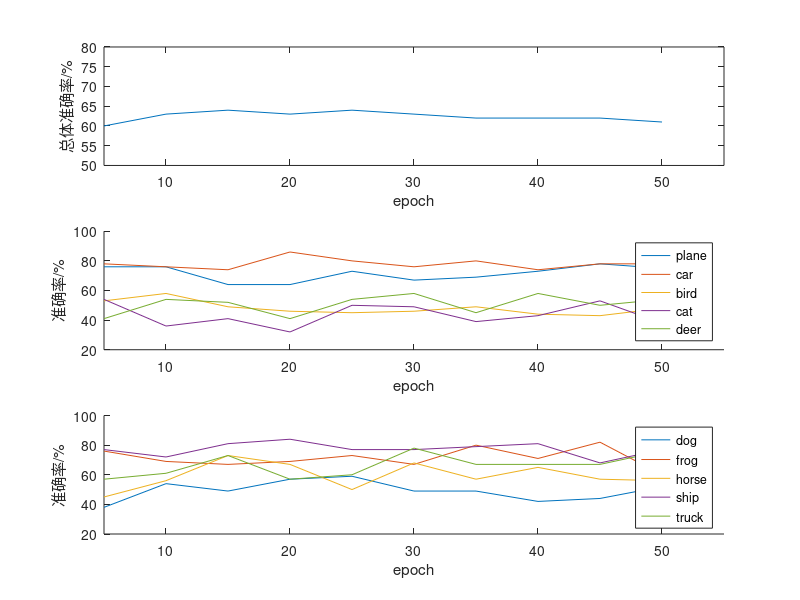
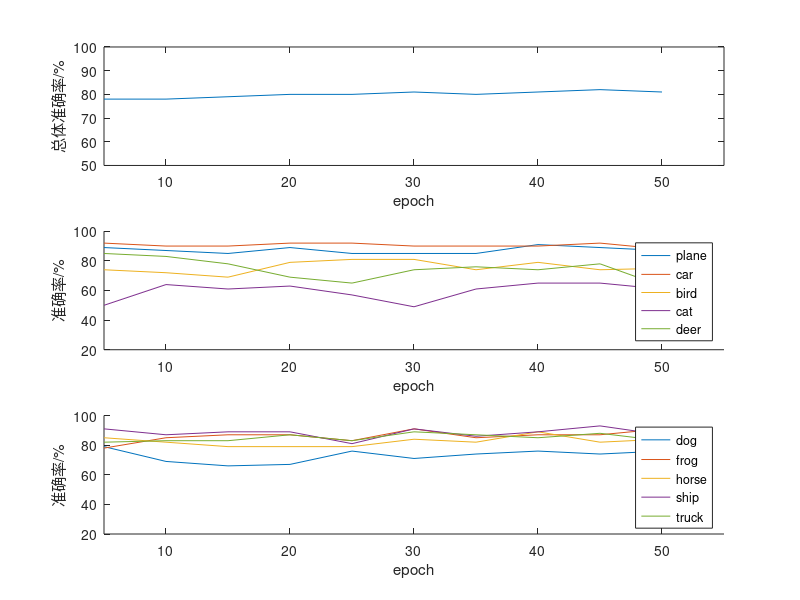
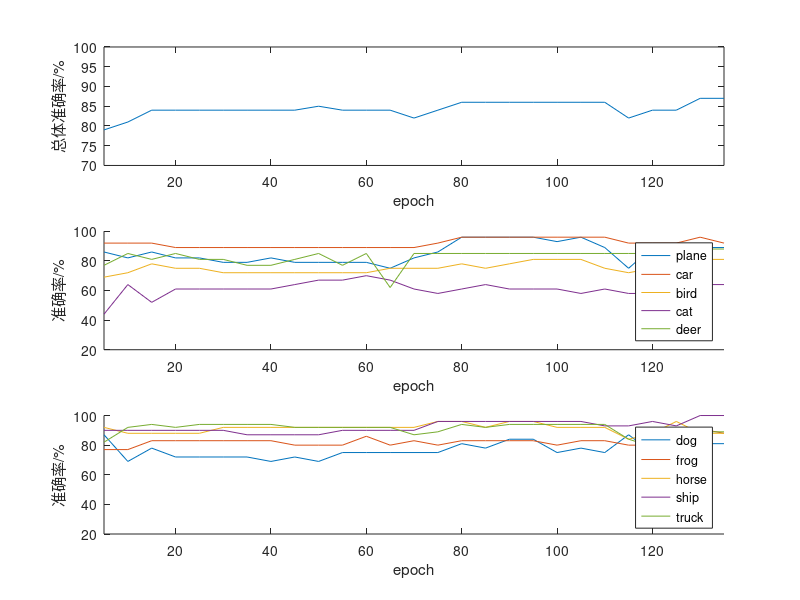

MATLAB code to generate these figures, in order:
clear,clc,clf;
save_epoch = [5,10,15,20,25,30,35,40,45,50];
normal_accuracy = [60,63,64,63,64,63,62,62,62,61];
normal_plane = [76,76,64,64,73,67,69,73,78,75];
normal_car = [78,76,74,86,80,76,80,74,78,78];
normal_bird = [53,58,49,46,45,46,49,44,43,48];
normal_cat = [54,36,41,32,50,49,39,43,53,38];
normal_deer = [41,54,52,41,54,58,45,58,50,54];
normal_dog = [38,54,49,57,59,49,49,42,44,52];
normal_frog = [76,69,67,69,73,67,80,71,82,60];
normal_horse = [45,56,73,67,50,68,57,65,57,56];
normal_ship = [77,72,81,84,77,77,79,81,68,77];
normal_truck = [57,61,73,57,60,78,67,67,67,76];

figure(1);
subplot(3,1,1)
plot(save_epoch,normal_accuracy),xlabel("epoch"),ylabel("总体准确率/%");
axis([5,55,50,80]);
subplot(3,1,2)
hold on
plot(save_epoch,normal_plane);
plot(save_epoch,normal_car);
plot(save_epoch,normal_bird);
plot(save_epoch,normal_cat);
plot(save_epoch,normal_deer);
legend("plane","car","bird","cat","deer");
xlabel("epoch"),ylabel("准确率/%");
axis([5,55,20,100]);
subplot(3,1,3)
hold on
plot(save_epoch,normal_dog);
plot(save_epoch,normal_frog);
plot(save_epoch,normal_horse);
plot(save_epoch,normal_ship);
plot(save_epoch,normal_truck);
legend("dog","frog","horse","ship","truck");
xlabel("epoch"),ylabel("准确率/%");
axis([5,55,20,100]);

resnet_accuracy = [78,78,79,80,80,81,80,81,82,81];
resnet_plane = [89,87,85,89,85,85,85,91,89,87];
resnet_car = [92,90,90,92,92,90,90,90,92,88];
resnet_bird = [74,72,69,79,81,81,74,79,74,75];
resnet_cat = [50,64,61,63,57,49,61,65,65,61];
resnet_deer = [85,83,78,69,65,74,76,74,78,63];
resnet_dog = [79,69,66,67,76,71,74,76,74,76];
resnet_frog = [78,85,87,87,83,91,85,87,87,91];
resnet_horse = [85,82,79,79,79,84,82,89,82,84];
resnet_ship = [91,87,89,89,81,91,86,89,93,87];
resnet_truck = [82,83,83,87,83,89,87,85,88,83];

figure(2);
subplot(3,1,1);
plot(save_epoch,resnet_accuracy),xlabel("epoch"),ylabel("总体准确率/%");
axis([5,55,50,100]);
subplot(3,1,2)
hold on
plot(save_epoch,resnet_plane);
plot(save_epoch,resnet_car);
plot(save_epoch,resnet_bird);
plot(save_epoch,resnet_cat);
plot(save_epoch,resnet_deer);
legend("plane","car","bird","cat","deer");
xlabel("epoch"),ylabel("准确率/%");
axis([5,55,20,100]);
subplot(3,1,3)
hold on
plot(save_epoch,resnet_dog);
plot(save_epoch,resnet_frog);
plot(save_epoch,resnet_horse);
plot(save_epoch,resnet_ship);
plot(save_epoch,resnet_truck);
legend("dog","frog","horse","ship","truck");
xlabel("epoch"),ylabel("准确率/%");
axis([5,55,20,100]);

sgd_epoch =[5,10,15,20,25,30,35,40,45,50,55,60,65,70,75,80,85,90,95,100,105,110,115,120,125,130,135];

sgd_accuracy = [79,81,84,84,84,84,84,84,84,85,84,84,84,82,84,86,86,86,86,86,86,86,82,84,84,87,87];
sgd_plane = [86,82,86,82,82,79,79,82,79,79,79,79,75,82,86,96,96,96,96,93,96,89,75,89,89,89,89];
sgd_car = [92,92,92,89,89,89,89,89,89,89,89,89,89,89,92,96,96,96,96,96,96,96,92,92,92,96,92];
sgd_bird = [69,72,78,75,75,72,72,72,72,72,72,72,75,75,75,78,75,78,81,81,81,75,72,75,78,81,81];
sgd_cat = [44,64,52,61,61,61,61,61,64,67,67,70,67,61,58,61,64,61,61,61,58,61,58,58,64,64,64];
sgd_deer = [77,85,81,85,81,81,77,77,81,85,77,85,62,85,85,85,85,85,85,85,85,85,85,85,85,88,88];
sgd_dog = [87,69,78,72,72,72,72,69,72,69,75,75,75,75,75,81,78,84,84,75,78,75,87,75,75,81,81];
sgd_frog = [77,77,83,83,83,83,83,83,80,80,80,86,80,83,80,83,83,83,83,80,83,83,80,80,83,91,88];
sgd_horse = [92,88,88,88,88,92,92,92,92,92,92,92,92,92,96,96,92,96,96,92,92,92,84,88,96,88,88];
sgd_ship = [90,90,90,90,90,90,87,87,87,87,90,90,90,90,96,96,96,96,96,96,96,93,93,96,93,100,100];
sgd_truck = [82,92,94,92,94,94,94,94,92,92,92,92,92,87,89,94,92,94,94,94,94,94,84,79,87,89,89];

figure(3);
subplot(3,1,1);
plot(sgd_epoch,sgd_accuracy),xlabel("epoch"),ylabel("总体准确率/%");
axis([5,135,70,100]);
subplot(3,1,2)
hold on
plot(sgd_epoch,sgd_plane);
plot(sgd_epoch,sgd_car);
plot(sgd_epoch,sgd_bird);
plot(sgd_epoch,sgd_cat);
plot(sgd_epoch,sgd_deer);
legend("plane","car","bird","cat","deer");
xlabel("epoch"),ylabel("准确率/%");
axis([5,135,20,100]);
subplot(3,1,3)
hold on
plot(sgd_epoch,sgd_dog);
plot(sgd_epoch,sgd_frog);
plot(sgd_epoch,sgd_horse);
plot(sgd_epoch,sgd_ship);
plot(sgd_epoch,sgd_truck);
legend("dog","frog","horse","ship","truck");
xlabel("epoch"),ylabel("准确率/%");
axis([5,135,20,100]);

